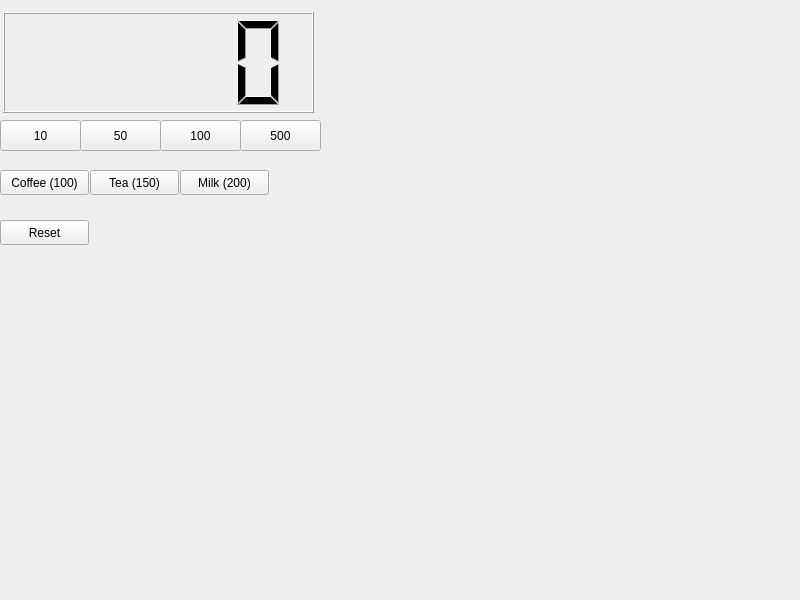
<?xml version="1.0" encoding="UTF-8"?>
<ui version="4.0">
 <class>Widget</class>
 <widget class="QWidget" name="Widget">
  <property name="geometry">
   <rect>
    <x>0</x>
    <y>0</y>
    <width>800</width>
    <height>600</height>
   </rect>
  </property>
  <property name="windowTitle">
   <string>Widget</string>
  </property>
  <widget class="QPushButton" name="pbCoin10">
   <property name="geometry">
    <rect>
     <x>0</x>
     <y>120</y>
     <width>81</width>
     <height>31</height>
    </rect>
   </property>
   <property name="text">
    <string>10</string>
   </property>
  </widget>
  <widget class="QLCDNumber" name="lcdNumber">
   <property name="geometry">
    <rect>
     <x>3</x>
     <y>12</y>
     <width>311</width>
     <height>101</height>
    </rect>
   </property>
  </widget>
  <widget class="QPushButton" name="pbCoin50">
   <property name="geometry">
    <rect>
     <x>80</x>
     <y>120</y>
     <width>81</width>
     <height>31</height>
    </rect>
   </property>
   <property name="text">
    <string>50</string>
   </property>
  </widget>
  <widget class="QPushButton" name="pbCoin100">
   <property name="geometry">
    <rect>
     <x>160</x>
     <y>120</y>
     <width>81</width>
     <height>31</height>
    </rect>
   </property>
   <property name="text">
    <string>100</string>
   </property>
  </widget>
  <widget class="QPushButton" name="pbCoin500">
   <property name="geometry">
    <rect>
     <x>240</x>
     <y>120</y>
     <width>81</width>
     <height>31</height>
    </rect>
   </property>
   <property name="text">
    <string>500</string>
   </property>
  </widget>
  <widget class="QPushButton" name="pbCoffee">
   <property name="geometry">
    <rect>
     <x>0</x>
     <y>170</y>
     <width>89</width>
     <height>25</height>
    </rect>
   </property>
   <property name="text">
    <string>Coffee (100)</string>
   </property>
  </widget>
  <widget class="QPushButton" name="pbTea">
   <property name="geometry">
    <rect>
     <x>90</x>
     <y>170</y>
     <width>89</width>
     <height>25</height>
    </rect>
   </property>
   <property name="text">
    <string>Tea (150)</string>
   </property>
  </widget>
  <widget class="QPushButton" name="pbMilk">
   <property name="geometry">
    <rect>
     <x>180</x>
     <y>170</y>
     <width>89</width>
     <height>25</height>
    </rect>
   </property>
   <property name="text">
    <string>Milk (200)</string>
   </property>
  </widget>
  <widget class="QPushButton" name="pbReset">
   <property name="geometry">
    <rect>
     <x>0</x>
     <y>220</y>
     <width>89</width>
     <height>25</height>
    </rect>
   </property>
   <property name="text">
    <string>Reset</string>
   </property>
  </widget>
 </widget>
 <resources/>
 <connections/>
</ui>
